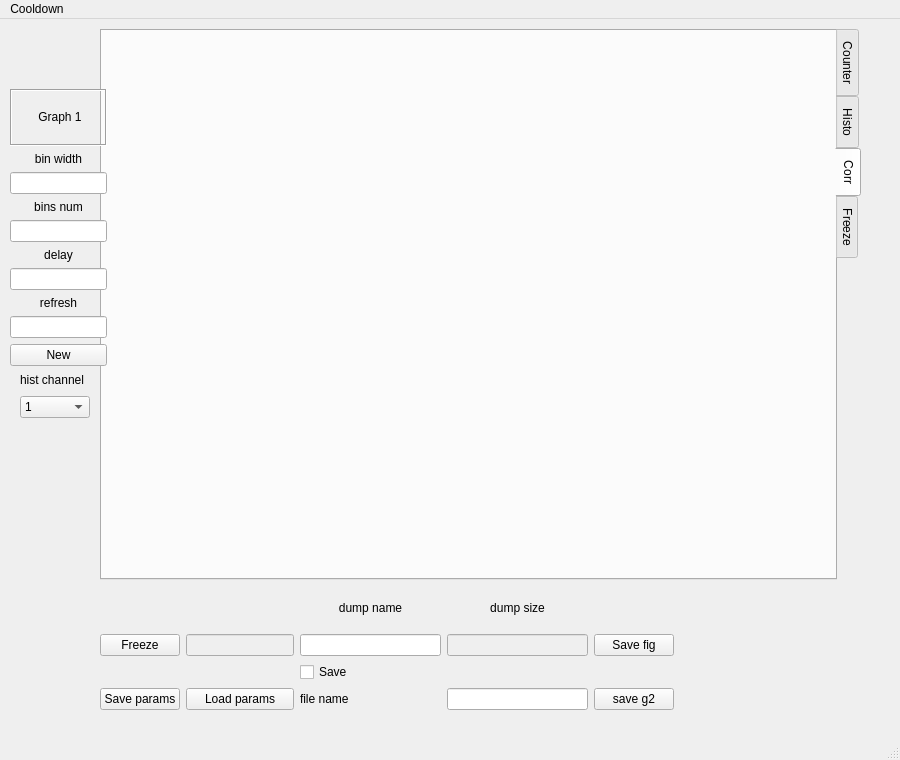
<?xml version="1.0" encoding="UTF-8"?>
<ui version="4.0">
 <class>MainWindow</class>
 <widget class="QMainWindow" name="MainWindow">
  <property name="geometry">
   <rect>
    <x>0</x>
    <y>0</y>
    <width>900</width>
    <height>760</height>
   </rect>
  </property>
  <property name="sizePolicy">
   <sizepolicy hsizetype="Minimum" vsizetype="Minimum">
    <horstretch>0</horstretch>
    <verstretch>0</verstretch>
   </sizepolicy>
  </property>
  <property name="minimumSize">
   <size>
    <width>900</width>
    <height>760</height>
   </size>
  </property>
  <property name="maximumSize">
   <size>
    <width>1113</width>
    <height>915</height>
   </size>
  </property>
  <property name="windowTitle">
   <string>TT2</string>
  </property>
  <widget class="QWidget" name="centralwidget">
   <property name="sizePolicy">
    <sizepolicy hsizetype="Fixed" vsizetype="Fixed">
     <horstretch>0</horstretch>
     <verstretch>0</verstretch>
    </sizepolicy>
   </property>
   <widget class="QTabWidget" name="tabsWidget">
    <property name="geometry">
     <rect>
      <x>100</x>
      <y>10</y>
      <width>761</width>
      <height>551</height>
     </rect>
    </property>
    <property name="tabPosition">
     <enum>QTabWidget::East</enum>
    </property>
    <property name="currentIndex">
     <number>2</number>
    </property>
    <widget class="QWidget" name="counter_tab">
     <attribute name="title">
      <string>Counter</string>
     </attribute>
     <widget class="GraphicsLayoutWidget" name="widget_counter" native="true">
      <property name="geometry">
       <rect>
        <x>0</x>
        <y>0</y>
        <width>751</width>
        <height>551</height>
       </rect>
      </property>
     </widget>
    </widget>
    <widget class="QWidget" name="hist_tab">
     <attribute name="title">
      <string>Histo</string>
     </attribute>
     <widget class="GraphicsLayoutWidget" name="widget_hist" native="true">
      <property name="geometry">
       <rect>
        <x>-1</x>
        <y>-1</y>
        <width>751</width>
        <height>551</height>
       </rect>
      </property>
     </widget>
    </widget>
    <widget class="QWidget" name="corr_tab">
     <attribute name="title">
      <string>Corr</string>
     </attribute>
     <widget class="GraphicsLayoutWidget" name="widget_corr" native="true">
      <property name="geometry">
       <rect>
        <x>0</x>
        <y>0</y>
        <width>741</width>
        <height>551</height>
       </rect>
      </property>
     </widget>
    </widget>
    <widget class="QWidget" name="freeze_tab">
     <attribute name="title">
      <string>Freeze</string>
     </attribute>
     <widget class="GraphicsLayoutWidget" name="widget_freeze" native="true">
      <property name="geometry">
       <rect>
        <x>0</x>
        <y>0</y>
        <width>741</width>
        <height>551</height>
       </rect>
      </property>
     </widget>
    </widget>
   </widget>
   <widget class="QWidget" name="layoutWidget">
    <property name="geometry">
     <rect>
      <x>10</x>
      <y>70</y>
      <width>97</width>
      <height>277</height>
     </rect>
    </property>
    <layout class="QVBoxLayout" name="verticalLayout_8">
     <item>
      <widget class="QLabel" name="label_18">
       <property name="frameShape">
        <enum>QFrame::Box</enum>
       </property>
       <property name="frameShadow">
        <enum>QFrame::Sunken</enum>
       </property>
       <property name="text">
        <string>&lt;html&gt;&lt;head/&gt;&lt;body&gt;&lt;p align=&quot;center&quot;&gt;Graph 1&lt;/p&gt;&lt;/body&gt;&lt;/html&gt;</string>
       </property>
      </widget>
     </item>
     <item>
      <layout class="QVBoxLayout" name="verticalLayout_9">
       <item>
        <widget class="QLabel" name="label_19">
         <property name="text">
          <string>&lt;html&gt;&lt;head/&gt;&lt;body&gt;&lt;p align=&quot;center&quot;&gt;bin width&lt;/p&gt;&lt;/body&gt;&lt;/html&gt;</string>
         </property>
        </widget>
       </item>
       <item>
        <widget class="QLineEdit" name="bins_width_ttTextField">
         <property name="toolTip">
          <string>&lt;html&gt;&lt;head/&gt;&lt;body&gt;&lt;p align=&quot;center&quot;&gt;&lt;br/&gt;&lt;/p&gt;&lt;/body&gt;&lt;/html&gt;</string>
         </property>
        </widget>
       </item>
       <item>
        <widget class="QLabel" name="label_20">
         <property name="text">
          <string>&lt;html&gt;&lt;head/&gt;&lt;body&gt;&lt;p align=&quot;center&quot;&gt;bins num&lt;/p&gt;&lt;/body&gt;&lt;/html&gt;</string>
         </property>
        </widget>
       </item>
       <item>
        <widget class="QLineEdit" name="number_of_bins_ttTextField">
         <property name="toolTip">
          <string>&lt;html&gt;&lt;head/&gt;&lt;body&gt;&lt;p align=&quot;center&quot;&gt;&lt;br/&gt;&lt;/p&gt;&lt;/body&gt;&lt;/html&gt;</string>
         </property>
        </widget>
       </item>
       <item>
        <widget class="QLabel" name="label_21">
         <property name="text">
          <string>&lt;html&gt;&lt;head/&gt;&lt;body&gt;&lt;p align=&quot;center&quot;&gt;delay&lt;/p&gt;&lt;/body&gt;&lt;/html&gt;</string>
         </property>
        </widget>
       </item>
       <item>
        <widget class="QLineEdit" name="delay_TextField">
         <property name="toolTip">
          <string>&lt;html&gt;&lt;head/&gt;&lt;body&gt;&lt;p align=&quot;center&quot;&gt;&lt;br/&gt;&lt;/p&gt;&lt;/body&gt;&lt;/html&gt;</string>
         </property>
        </widget>
       </item>
       <item>
        <widget class="QLabel" name="label_22">
         <property name="text">
          <string>&lt;html&gt;&lt;head/&gt;&lt;body&gt;&lt;p align=&quot;center&quot;&gt;refresh&lt;/p&gt;&lt;/body&gt;&lt;/html&gt;</string>
         </property>
        </widget>
       </item>
       <item>
        <widget class="QLineEdit" name="refreshTextField">
         <property name="toolTip">
          <string>&lt;html&gt;&lt;head/&gt;&lt;body&gt;&lt;p align=&quot;center&quot;&gt;&lt;br/&gt;&lt;/p&gt;&lt;/body&gt;&lt;/html&gt;</string>
         </property>
        </widget>
       </item>
       <item>
        <widget class="QPushButton" name="new_measurement_PushButton">
         <property name="text">
          <string>New</string>
         </property>
        </widget>
       </item>
      </layout>
     </item>
    </layout>
   </widget>
   <widget class="QWidget" name="layoutWidget">
    <property name="geometry">
     <rect>
      <x>100</x>
      <y>570</y>
      <width>574</width>
      <height>121</height>
     </rect>
    </property>
    <layout class="QGridLayout" name="gridLayout">
     <item row="0" column="4">
      <widget class="QLabel" name="label_2">
       <property name="text">
        <string>&lt;html&gt;&lt;head/&gt;&lt;body&gt;&lt;p align=&quot;center&quot;&gt;dump size&lt;/p&gt;&lt;/body&gt;&lt;/html&gt;</string>
       </property>
      </widget>
     </item>
     <item row="1" column="4">
      <widget class="QLineEdit" name="dumpSizeTextField">
       <property name="enabled">
        <bool>false</bool>
       </property>
       <property name="sizePolicy">
        <sizepolicy hsizetype="Minimum" vsizetype="Fixed">
         <horstretch>0</horstretch>
         <verstretch>0</verstretch>
        </sizepolicy>
       </property>
       <property name="toolTip">
        <string>&lt;html&gt;&lt;head/&gt;&lt;body&gt;&lt;p align=&quot;center&quot;&gt;&lt;br/&gt;&lt;/p&gt;&lt;/body&gt;&lt;/html&gt;</string>
       </property>
      </widget>
     </item>
     <item row="3" column="0">
      <widget class="QPushButton" name="saveParams_PushButton">
       <property name="text">
        <string>Save params</string>
       </property>
      </widget>
     </item>
     <item row="1" column="3">
      <widget class="QLineEdit" name="dump_name_TextField">
       <property name="toolTip">
        <string>&lt;html&gt;&lt;head/&gt;&lt;body&gt;&lt;p align=&quot;center&quot;&gt;&lt;br/&gt;&lt;/p&gt;&lt;/body&gt;&lt;/html&gt;</string>
       </property>
      </widget>
     </item>
     <item row="0" column="3">
      <widget class="QLabel" name="label">
       <property name="text">
        <string>&lt;html&gt;&lt;head/&gt;&lt;body&gt;&lt;p align=&quot;center&quot;&gt;dump name&lt;/p&gt;&lt;/body&gt;&lt;/html&gt;</string>
       </property>
      </widget>
     </item>
     <item row="1" column="5">
      <widget class="QPushButton" name="saveFig_PushButton">
       <property name="text">
        <string>Save fig</string>
       </property>
      </widget>
     </item>
     <item row="2" column="3">
      <widget class="QCheckBox" name="saveDumpCheckBox">
       <property name="layoutDirection">
        <enum>Qt::LeftToRight</enum>
       </property>
       <property name="inputMethodHints">
        <set>Qt::ImhNone</set>
       </property>
       <property name="text">
        <string>Save</string>
       </property>
      </widget>
     </item>
     <item row="1" column="0">
      <widget class="QPushButton" name="freeze_PushButton">
       <property name="palette">
        <palette>
         <active>
          <colorrole role="Highlight">
           <brush brushstyle="SolidPattern">
            <color alpha="255">
             <red>52</red>
             <green>101</green>
             <blue>164</blue>
            </color>
           </brush>
          </colorrole>
         </active>
         <inactive>
          <colorrole role="Highlight">
           <brush brushstyle="SolidPattern">
            <color alpha="255">
             <red>52</red>
             <green>101</green>
             <blue>164</blue>
            </color>
           </brush>
          </colorrole>
         </inactive>
         <disabled>
          <colorrole role="Highlight">
           <brush brushstyle="SolidPattern">
            <color alpha="255">
             <red>145</red>
             <green>145</green>
             <blue>145</blue>
            </color>
           </brush>
          </colorrole>
         </disabled>
        </palette>
       </property>
       <property name="text">
        <string>Freeze</string>
       </property>
      </widget>
     </item>
     <item row="1" column="1">
      <widget class="QLineEdit" name="pulseLen">
       <property name="enabled">
        <bool>false</bool>
       </property>
       <property name="sizePolicy">
        <sizepolicy hsizetype="Minimum" vsizetype="Fixed">
         <horstretch>0</horstretch>
         <verstretch>0</verstretch>
        </sizepolicy>
       </property>
       <property name="toolTip">
        <string>&lt;html&gt;&lt;head/&gt;&lt;body&gt;&lt;p align=&quot;center&quot;&gt;&lt;br/&gt;&lt;/p&gt;&lt;/body&gt;&lt;/html&gt;</string>
       </property>
      </widget>
     </item>
     <item row="3" column="1">
      <widget class="QPushButton" name="loadParams_PushButton">
       <property name="text">
        <string>Load params</string>
       </property>
      </widget>
     </item>
     <item row="3" column="3">
      <widget class="QLabel" name="save_g2_name_label">
       <property name="text">
        <string>file name</string>
       </property>
      </widget>
     </item>
     <item row="3" column="4">
      <widget class="QLineEdit" name="save_g2_nametag_lineEdit"/>
     </item>
     <item row="3" column="5">
      <widget class="QPushButton" name="save_g2_pushButton">
       <property name="text">
        <string>save g2</string>
       </property>
      </widget>
     </item>
    </layout>
   </widget>
   <widget class="QWidget" name="layoutWidget">
    <property name="geometry">
     <rect>
      <x>20</x>
      <y>350</y>
      <width>70</width>
      <height>49</height>
     </rect>
    </property>
    <layout class="QVBoxLayout" name="verticalLayout_3">
     <item>
      <widget class="QLabel" name="label_3">
       <property name="text">
        <string>hist channel</string>
       </property>
      </widget>
     </item>
     <item>
      <widget class="QComboBox" name="hist_channel_ComboBox">
       <item>
        <property name="text">
         <string>1</string>
        </property>
       </item>
       <item>
        <property name="text">
         <string>2</string>
        </property>
       </item>
       <item>
        <property name="text">
         <string>3</string>
        </property>
       </item>
       <item>
        <property name="text">
         <string>4</string>
        </property>
       </item>
       <item>
        <property name="text">
         <string>5</string>
        </property>
       </item>
       <item>
        <property name="text">
         <string>6</string>
        </property>
       </item>
       <item>
        <property name="text">
         <string>7</string>
        </property>
       </item>
       <item>
        <property name="text">
         <string>all</string>
        </property>
       </item>
      </widget>
     </item>
    </layout>
   </widget>
  </widget>
  <widget class="QMenuBar" name="menubar">
   <property name="geometry">
    <rect>
     <x>0</x>
     <y>0</y>
     <width>900</width>
     <height>26</height>
    </rect>
   </property>
   <widget class="QMenu" name="menuCool_down">
    <property name="title">
     <string>Cooldown</string>
    </property>
    <addaction name="actionNew_cooldown"/>
   </widget>
   <addaction name="menuCool_down"/>
  </widget>
  <widget class="QStatusBar" name="statusbar"/>
  <action name="actionNew_cooldown">
   <property name="text">
    <string>New cooldown</string>
   </property>
  </action>
 </widget>
 <customwidgets>
  <customwidget>
   <class>GraphicsLayoutWidget</class>
   <extends>QWidget</extends>
   <header>pyqtgraph.h</header>
   <container>1</container>
  </customwidget>
 </customwidgets>
 <tabstops>
  <tabstop>tabsWidget</tabstop>
  <tabstop>dump_name_TextField</tabstop>
  <tabstop>dumpSizeTextField</tabstop>
 </tabstops>
 <resources/>
 <connections/>
</ui>
